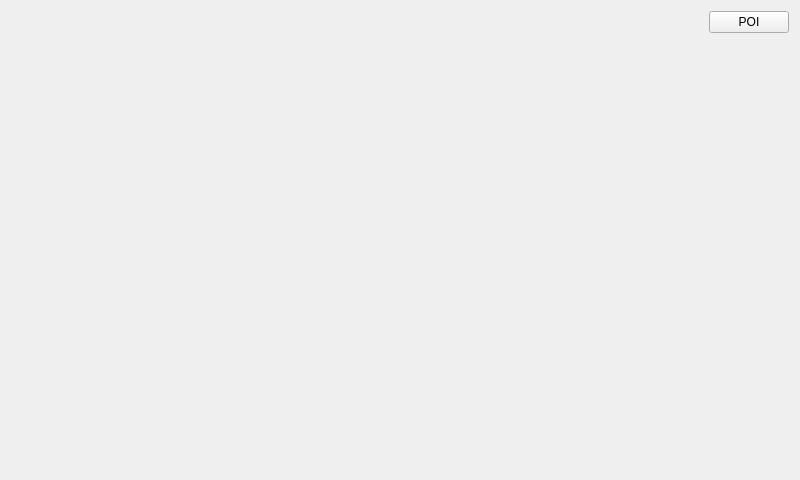
<?xml version="1.0" encoding="UTF-8"?>
<ui version="4.0">
 <class>map_contorls</class>
 <widget class="QWidget" name="map_contorls">
  <property name="geometry">
   <rect>
    <x>0</x>
    <y>0</y>
    <width>800</width>
    <height>480</height>
   </rect>
  </property>
  <property name="windowTitle">
   <string>Form</string>
  </property>
  <layout class="QGridLayout" name="gridLayout">
   <item row="0" column="0">
    <spacer name="horizontalSpacer">
     <property name="orientation">
      <enum>Qt::Horizontal</enum>
     </property>
     <property name="sizeHint" stdset="0">
      <size>
       <width>293</width>
       <height>20</height>
      </size>
     </property>
    </spacer>
   </item>
   <item row="1" column="1">
    <spacer name="verticalSpacer">
     <property name="orientation">
      <enum>Qt::Vertical</enum>
     </property>
     <property name="sizeHint" stdset="0">
      <size>
       <width>20</width>
       <height>246</height>
      </size>
     </property>
    </spacer>
   </item>
   <item row="0" column="1">
    <widget class="QPushButton" name="showPOI">
     <property name="text">
      <string>POI</string>
     </property>
     <property name="checkable">
      <bool>true</bool>
     </property>
    </widget>
   </item>
  </layout>
 </widget>
 <resources/>
 <connections/>
</ui>
